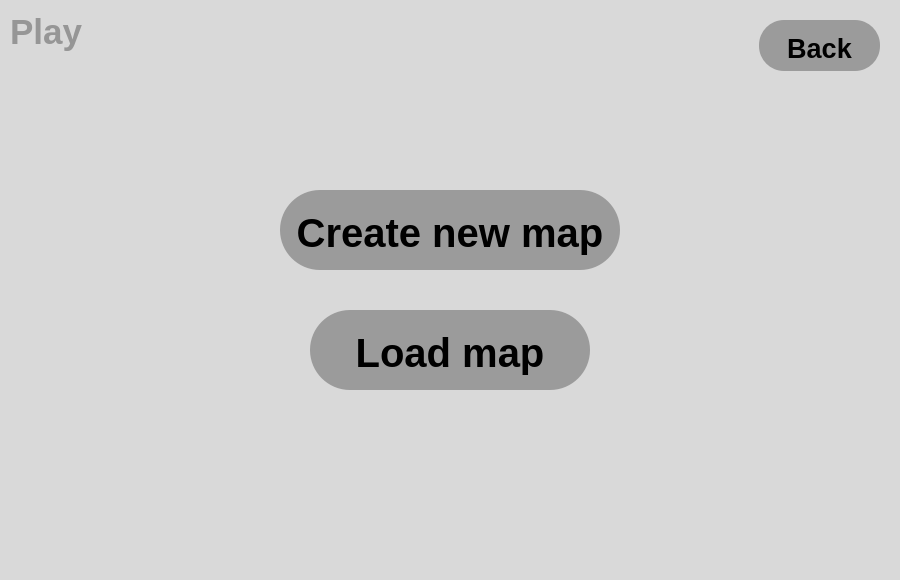
<?xml version="1.0" encoding="UTF-8"?>
<ui version="4.0">
 <class>PlayWindow</class>
 <widget class="QMainWindow" name="PlayWindow">
  <property name="geometry">
   <rect>
    <x>0</x>
    <y>0</y>
    <width>900</width>
    <height>580</height>
   </rect>
  </property>
  <property name="windowTitle">
   <string>MainWindow</string>
  </property>
  <property name="styleSheet">
   <string notr="true">selection-background-color: rgb(217, 217, 217);</string>
  </property>
  <widget class="QWidget" name="centralwidget">
   <widget class="QPushButton" name="LoadMap">
    <property name="geometry">
     <rect>
      <x>310</x>
      <y>310</y>
      <width>280</width>
      <height>80</height>
     </rect>
    </property>
    <property name="font">
     <font>
      <family>Arial</family>
      <pointsize>30</pointsize>
      <weight>75</weight>
      <italic>false</italic>
      <bold>true</bold>
      <underline>false</underline>
      <strikeout>false</strikeout>
      <stylestrategy>PreferDefault</stylestrategy>
      <kerning>true</kerning>
     </font>
    </property>
    <property name="mouseTracking">
     <bool>false</bool>
    </property>
    <property name="styleSheet">
     <string notr="true">QPushButton{
	background-color: rgb(155, 155, 155);
	border: none;
	padding-top: 5px;
	border-radius: 40px;
}</string>
    </property>
    <property name="text">
     <string>Load map</string>
    </property>
    <property name="autoExclusive">
     <bool>false</bool>
    </property>
    <property name="autoRepeatDelay">
     <number>300</number>
    </property>
    <property name="autoDefault">
     <bool>false</bool>
    </property>
    <property name="default">
     <bool>false</bool>
    </property>
   </widget>
   <widget class="QLabel" name="Play">
    <property name="geometry">
     <rect>
      <x>10</x>
      <y>12</y>
      <width>80</width>
      <height>40</height>
     </rect>
    </property>
    <property name="font">
     <font>
      <family>Arial</family>
      <pointsize>20</pointsize>
      <weight>75</weight>
      <bold>true</bold>
      <stylestrategy>PreferDefault</stylestrategy>
     </font>
    </property>
    <property name="text">
     <string>&lt;html&gt;&lt;head/&gt;&lt;body&gt;&lt;p&gt;&lt;span style=&quot; font-size:26pt; color: rgb(150, 150, 150);&quot;&gt;Play&lt;/span&gt;&lt;/p&gt;&lt;/body&gt;&lt;/html&gt;</string>
    </property>
    <property name="textFormat">
     <enum>Qt::AutoText</enum>
    </property>
    <property name="scaledContents">
     <bool>false</bool>
    </property>
   </widget>
   <widget class="QLabel" name="Fon">
    <property name="geometry">
     <rect>
      <x>-10</x>
      <y>-20</y>
      <width>921</width>
      <height>611</height>
     </rect>
    </property>
    <property name="styleSheet">
     <string notr="true">background-color: rgb(217, 217, 217);</string>
    </property>
    <property name="text">
     <string>`</string>
    </property>
   </widget>
   <widget class="QPushButton" name="CreateNewMap">
    <property name="geometry">
     <rect>
      <x>280</x>
      <y>190</y>
      <width>340</width>
      <height>80</height>
     </rect>
    </property>
    <property name="font">
     <font>
      <family>Arial</family>
      <pointsize>30</pointsize>
      <weight>75</weight>
      <italic>false</italic>
      <bold>true</bold>
      <underline>false</underline>
      <strikeout>false</strikeout>
      <stylestrategy>PreferDefault</stylestrategy>
      <kerning>true</kerning>
     </font>
    </property>
    <property name="mouseTracking">
     <bool>false</bool>
    </property>
    <property name="styleSheet">
     <string notr="true">QPushButton{
	background-color: rgb(155, 155, 155);
	border: none;
	padding-top: 5px;
	border-radius: 40px;
}</string>
    </property>
    <property name="text">
     <string>Create new map</string>
    </property>
    <property name="autoExclusive">
     <bool>false</bool>
    </property>
    <property name="autoRepeatDelay">
     <number>300</number>
    </property>
    <property name="autoDefault">
     <bool>false</bool>
    </property>
    <property name="default">
     <bool>false</bool>
    </property>
   </widget>
   <widget class="QPushButton" name="Back">
    <property name="geometry">
     <rect>
      <x>759</x>
      <y>20</y>
      <width>121</width>
      <height>51</height>
     </rect>
    </property>
    <property name="font">
     <font>
      <family>Arial</family>
      <pointsize>20</pointsize>
      <weight>75</weight>
      <italic>false</italic>
      <bold>true</bold>
      <underline>false</underline>
      <strikeout>false</strikeout>
      <stylestrategy>PreferDefault</stylestrategy>
      <kerning>true</kerning>
     </font>
    </property>
    <property name="mouseTracking">
     <bool>false</bool>
    </property>
    <property name="styleSheet">
     <string notr="true">QPushButton{
	background-color: rgb(155, 155, 155);
	border: none;
	padding-top: 5px;
	border-radius: 25px;
}</string>
    </property>
    <property name="text">
     <string>Back</string>
    </property>
    <property name="autoExclusive">
     <bool>false</bool>
    </property>
    <property name="autoRepeatDelay">
     <number>300</number>
    </property>
    <property name="autoDefault">
     <bool>false</bool>
    </property>
    <property name="default">
     <bool>false</bool>
    </property>
   </widget>
   <zorder>Fon</zorder>
   <zorder>LoadMap</zorder>
   <zorder>Play</zorder>
   <zorder>CreateNewMap</zorder>
   <zorder>Back</zorder>
  </widget>
 </widget>
 <resources>
  <include location="../Downloads/Images.qrc"/>
 </resources>
 <connections/>
</ui>
